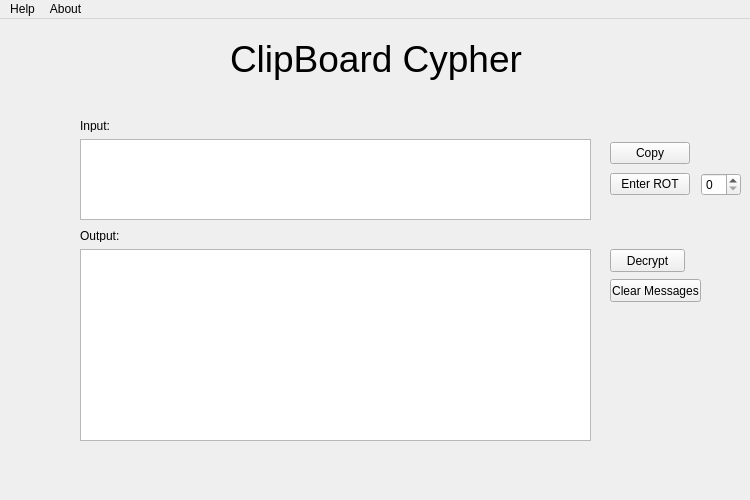
<?xml version="1.0" encoding="UTF-8"?>
<ui version="4.0">
 <class>MainWindow</class>
 <widget class="QMainWindow" name="MainWindow">
  <property name="geometry">
   <rect>
    <x>0</x>
    <y>0</y>
    <width>750</width>
    <height>500</height>
   </rect>
  </property>
  <property name="windowTitle">
   <string>ClipBoard App</string>
  </property>
  <widget class="QWidget" name="centralwidget">
   <widget class="QWidget" name="horizontalLayoutWidget">
    <property name="geometry">
     <rect>
      <x>0</x>
      <y>0</y>
      <width>751</width>
      <height>80</height>
     </rect>
    </property>
    <layout class="QHBoxLayout" name="horizontalLayout">
     <item>
      <spacer name="horizontalSpacer">
       <property name="orientation">
        <enum>Qt::Horizontal</enum>
       </property>
       <property name="sizeHint" stdset="0">
        <size>
         <width>40</width>
         <height>20</height>
        </size>
       </property>
      </spacer>
     </item>
     <item>
      <widget class="QLabel" name="label">
       <property name="font">
        <font>
         <pointsize>28</pointsize>
        </font>
       </property>
       <property name="text">
        <string>ClipBoard Cypher</string>
       </property>
      </widget>
     </item>
     <item>
      <spacer name="horizontalSpacer_2">
       <property name="orientation">
        <enum>Qt::Horizontal</enum>
       </property>
       <property name="sizeHint" stdset="0">
        <size>
         <width>40</width>
         <height>20</height>
        </size>
       </property>
      </spacer>
     </item>
    </layout>
   </widget>
   <widget class="QWidget" name="verticalLayoutWidget">
    <property name="geometry">
     <rect>
      <x>610</x>
      <y>120</y>
      <width>131</width>
      <height>61</height>
     </rect>
    </property>
    <layout class="QVBoxLayout" name="verticalLayout_2">
     <item>
      <layout class="QHBoxLayout" name="horizontalLayout_4">
       <item>
        <widget class="QPushButton" name="pushButton">
         <property name="text">
          <string>Copy</string>
         </property>
        </widget>
       </item>
       <item>
        <spacer name="horizontalSpacer_4">
         <property name="orientation">
          <enum>Qt::Horizontal</enum>
         </property>
         <property name="sizeHint" stdset="0">
          <size>
           <width>40</width>
           <height>20</height>
          </size>
         </property>
        </spacer>
       </item>
      </layout>
     </item>
     <item>
      <layout class="QHBoxLayout" name="horizontalLayout_2">
       <item>
        <widget class="QPushButton" name="pushButton_2">
         <property name="text">
          <string>Enter ROT</string>
         </property>
        </widget>
       </item>
       <item>
        <spacer name="horizontalSpacer_3">
         <property name="orientation">
          <enum>Qt::Horizontal</enum>
         </property>
         <property name="sizeHint" stdset="0">
          <size>
           <width>40</width>
           <height>20</height>
          </size>
         </property>
        </spacer>
       </item>
       <item>
        <widget class="QSpinBox" name="spinBox">
         <property name="sizePolicy">
          <sizepolicy hsizetype="Minimum" vsizetype="Fixed">
           <horstretch>0</horstretch>
           <verstretch>0</verstretch>
          </sizepolicy>
         </property>
         <property name="minimumSize">
          <size>
           <width>40</width>
           <height>0</height>
          </size>
         </property>
        </widget>
       </item>
      </layout>
     </item>
    </layout>
   </widget>
   <widget class="QTextEdit" name="textEdit">
    <property name="geometry">
     <rect>
      <x>80</x>
      <y>120</y>
      <width>511</width>
      <height>81</height>
     </rect>
    </property>
   </widget>
   <widget class="QTextBrowser" name="textBrowser">
    <property name="geometry">
     <rect>
      <x>80</x>
      <y>230</y>
      <width>511</width>
      <height>192</height>
     </rect>
    </property>
   </widget>
   <widget class="QLabel" name="label_2">
    <property name="geometry">
     <rect>
      <x>80</x>
      <y>100</y>
      <width>47</width>
      <height>13</height>
     </rect>
    </property>
    <property name="text">
     <string>Input:</string>
    </property>
   </widget>
   <widget class="QLabel" name="label_3">
    <property name="geometry">
     <rect>
      <x>80</x>
      <y>210</y>
      <width>47</width>
      <height>13</height>
     </rect>
    </property>
    <property name="text">
     <string>Output:</string>
    </property>
   </widget>
   <widget class="QPushButton" name="pushButton_3">
    <property name="geometry">
     <rect>
      <x>610</x>
      <y>230</y>
      <width>75</width>
      <height>23</height>
     </rect>
    </property>
    <property name="text">
     <string>Decrypt</string>
    </property>
   </widget>
   <widget class="QPushButton" name="pushButton_4">
    <property name="geometry">
     <rect>
      <x>610</x>
      <y>260</y>
      <width>91</width>
      <height>23</height>
     </rect>
    </property>
    <property name="text">
     <string>Clear Messages</string>
    </property>
   </widget>
  </widget>
  <widget class="QMenuBar" name="menubar">
   <property name="geometry">
    <rect>
     <x>0</x>
     <y>0</y>
     <width>750</width>
     <height>21</height>
    </rect>
   </property>
   <widget class="QMenu" name="menuHelp">
    <property name="title">
     <string>Help</string>
    </property>
   </widget>
   <widget class="QMenu" name="menuAbout">
    <property name="title">
     <string>About</string>
    </property>
   </widget>
   <addaction name="menuHelp"/>
   <addaction name="menuAbout"/>
  </widget>
 </widget>
 <resources/>
 <connections/>
</ui>
